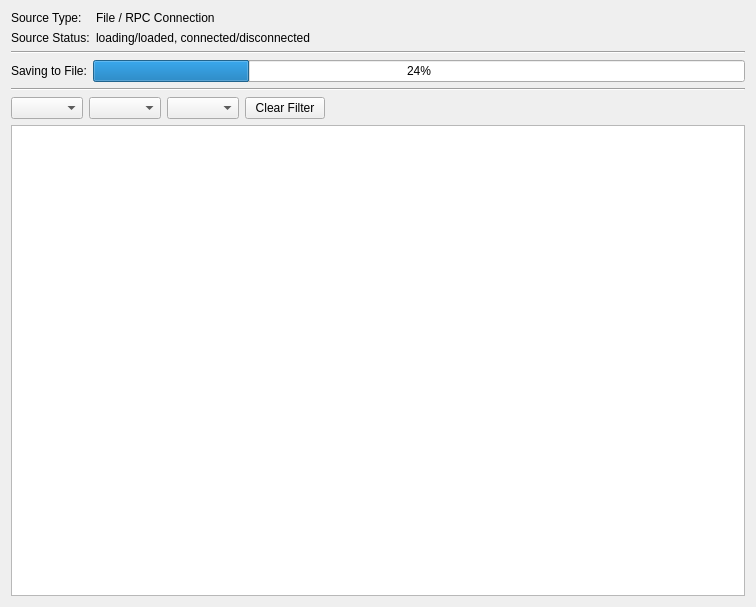
<?xml version="1.0" encoding="UTF-8"?>
<ui version="4.0">
 <class>LogTabUI</class>
 <widget class="QWidget" name="LogTabUI">
  <property name="geometry">
   <rect>
    <x>0</x>
    <y>0</y>
    <width>756</width>
    <height>607</height>
   </rect>
  </property>
  <property name="windowTitle">
   <string>LogTab</string>
  </property>
  <layout class="QVBoxLayout" name="verticalLayout">
   <item>
    <layout class="QHBoxLayout" name="horizontalLayout">
     <item>
      <layout class="QVBoxLayout" name="verticalLayout_2">
       <item>
        <widget class="QLabel" name="labelSourceType">
         <property name="text">
          <string>Source Type:</string>
         </property>
        </widget>
       </item>
       <item>
        <widget class="QLabel" name="labelSourceStatus">
         <property name="text">
          <string>Source Status:</string>
         </property>
        </widget>
       </item>
      </layout>
     </item>
     <item>
      <layout class="QVBoxLayout" name="verticalLayout_3">
       <item>
        <widget class="QLabel" name="labelSourceTypeText">
         <property name="text">
          <string>File / RPC Connection</string>
         </property>
        </widget>
       </item>
       <item>
        <widget class="QLabel" name="labelSourceStatusText">
         <property name="text">
          <string>loading/loaded, connected/disconnected</string>
         </property>
        </widget>
       </item>
      </layout>
     </item>
     <item>
      <spacer name="horizontalSpacer">
       <property name="orientation">
        <enum>Qt::Horizontal</enum>
       </property>
       <property name="sizeHint" stdset="0">
        <size>
         <width>40</width>
         <height>20</height>
        </size>
       </property>
      </spacer>
     </item>
    </layout>
   </item>
   <item>
    <widget class="Line" name="line">
     <property name="orientation">
      <enum>Qt::Horizontal</enum>
     </property>
    </widget>
   </item>
   <item>
    <layout class="QHBoxLayout" name="horizontalLayout_2">
     <item>
      <widget class="QLabel" name="labelSavingToFile">
       <property name="text">
        <string>Saving to File:</string>
       </property>
      </widget>
     </item>
     <item>
      <widget class="QProgressBar" name="progressBarSavingToFile">
       <property name="value">
        <number>24</number>
       </property>
      </widget>
     </item>
    </layout>
   </item>
   <item>
    <widget class="Line" name="line_2">
     <property name="orientation">
      <enum>Qt::Horizontal</enum>
     </property>
    </widget>
   </item>
   <item>
    <layout class="QHBoxLayout" name="horizontalLayout_3">
     <item>
      <widget class="QComboBox" name="logLevelComboBox">
       <property name="maxVisibleItems">
        <number>30</number>
       </property>
      </widget>
     </item>
     <item>
      <widget class="QComboBox" name="moduleNameComboBox">
       <property name="maxVisibleItems">
        <number>30</number>
       </property>
      </widget>
     </item>
     <item>
      <widget class="QComboBox" name="threadIDComboBox">
       <property name="maxVisibleItems">
        <number>30</number>
       </property>
      </widget>
     </item>
     <item>
      <widget class="QPushButton" name="clearFilterPushButton">
       <property name="text">
        <string>Clear Filter</string>
       </property>
      </widget>
     </item>
     <item>
      <spacer name="horizontalSpacer_2">
       <property name="orientation">
        <enum>Qt::Horizontal</enum>
       </property>
       <property name="sizeHint" stdset="0">
        <size>
         <width>40</width>
         <height>20</height>
        </size>
       </property>
      </spacer>
     </item>
    </layout>
   </item>
   <item>
    <widget class="QTableView" name="entriesTableView"/>
   </item>
  </layout>
 </widget>
 <resources/>
 <connections/>
</ui>
